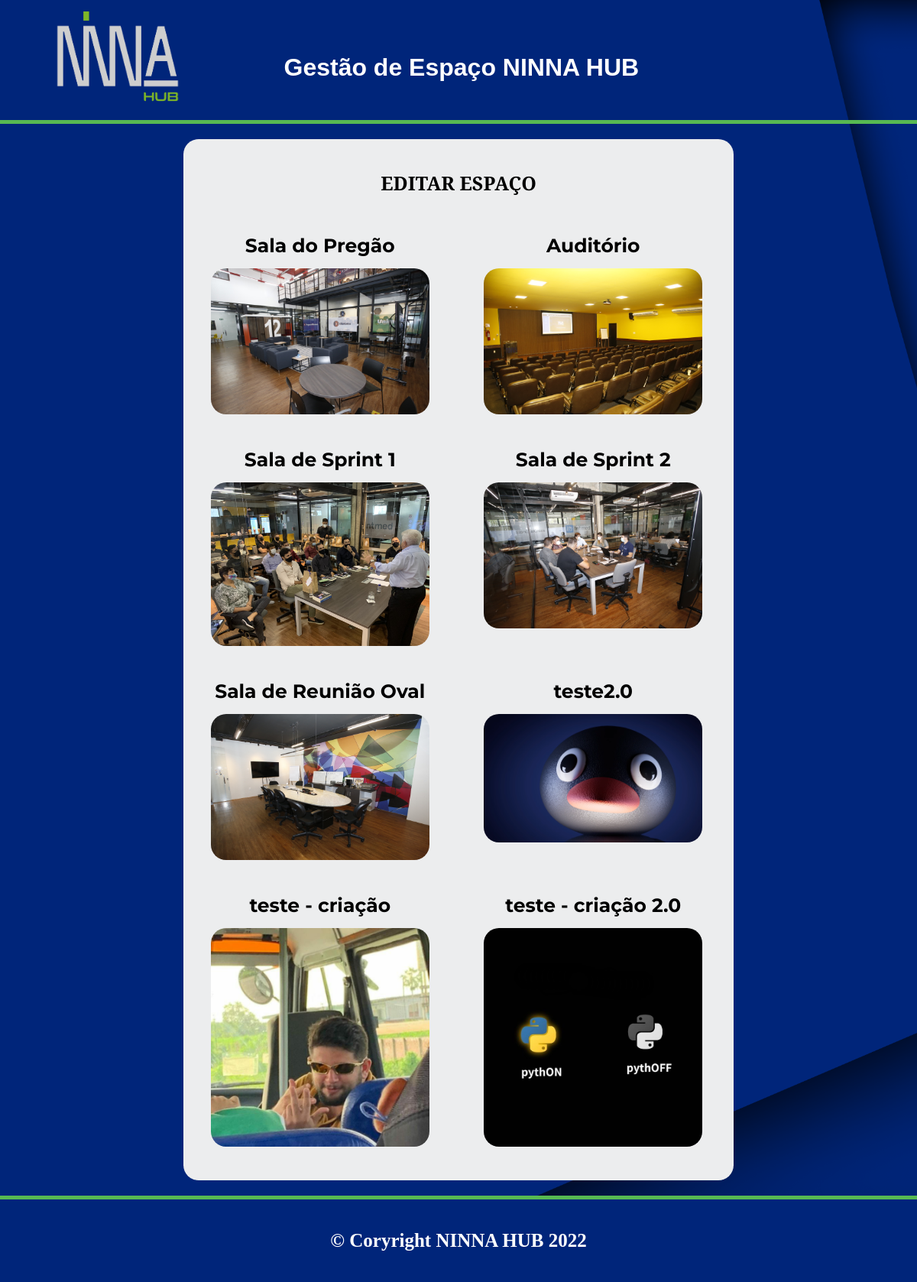
Page /editar_espaco/ on the committed database.
### registro/models.py (models this page shows, shortened)
class Espacos(models.Model):
    nome = models.CharField(max_length=30)
    descricao = models.TextField(max_length=1000)
    imagem1 = models.ImageField(upload_to='fotos/espacos/imagem1', blank=True)
    imagem2 = models.ImageField(upload_to='fotos/espacos/imagem2', blank=True)
    imagem3 = models.ImageField(upload_to='fotos/espacos/imagem3', blank=True)
    imagem4 = models.ImageField(upload_to='fotos/espacos/imagem4', blank=True)

### registro/views.py (the view)
# urls.py: path('editar_espaco/', views.editar_espaco, name='editar_espaco'),
def editar_espaco(request):
    espaco = Espacos.objects.all()
    espacos_a_exibir = {
        'espacos' : espaco
    }
    return render(request, 'espacos/editar_espaco.html', espacos_a_exibir)

### registro/templates/espacos/editar_espaco.html (shortened to what this page needs)
{% extends 'base.html' %}
{% load static %}
{% block 'head' %}
  <link rel="stylesheet" href="{% static 'registro/css/home.css' %}" />
{% endblock %}
{% block 'body' %}
  <header>
    <img src="{% static 'registro/img/NINNA CINZA.png' %}" alt="" />
    <h1>Gestão de Espaço NINNA HUB</h1>
  </header>
  <main>
    <div class="div-branca">
      <h4>Editar Espaço</h4>
      <div class="mae-espacos">
        {% if espacos %}
        {% for espaco in espacos %}
            <div class="espacos">
                <a href="{% url 'editar_espaco_id' espaco.id %}">
                  <p>{{ espaco.nome }}</p>
                  <img src="{{ espaco.imagem1.url }}" alt="">
                </a>
            </div>
        {% endfor %}
        {% endif %}
      </div>
  </div>
  </main>
  <footer>
    <p>&copy; Coryright NINNA HUB 2022</p>
  </footer>
{% endblock %}

### templates/static/registro/css/home.css (style rules this page uses)
* { margin: 0; padding: 0; }
body { background: url(../img/background.png) center center / cover; }
header { display: flex; justify-content: space-around; padding-bottom: 20px; border-bottom: 5px solid #57B952; }
header img { width: 15%; padding-top: 10px; }
header h1 { padding-top: 70px; padding-right: 300px; color: white; font-family: 'Oswald', sans-serif; font-weight: bold; }
.div-branca { background: #ECEDEE; width: 60%; margin: 0 auto; margin-top: 20px; margin-bottom: 20px; border-radius: 20px; padding-bottom: 10px; }
.mae-espacos { display: flex; flex-wrap: wrap; justify-content: space-around; padding-right: 5px; }
.mae-espacos a { text-decoration: none; color: black; text-align: center; font-family: 'Kanit', sans-serif; }
.espacos { display: flex; flex-wrap: wrap; width: 40%; justify-content: center; margin: 10px; margin-bottom: 30px; }
.espacos p { font-size: 25px; margin-bottom: 5px; font-weight: bold; padding-bottom: 10px; font-family: 'Montserrat', sans-serif; color: black; }
main h4 { text-align: center; font-size: 25px; padding-top: 40px; padding-bottom: 40px; text-transform: uppercase; font-family: 'Cormorant SC', serif; color: black ; font-weight: bold; }
.espacos img { width: 100%; text-align: center; border-radius: 20px; }
footer { background: #00257A; border-top: 5px solid #57B952; color: white; padding: 40px; text-align: center; font-size: 25px; font-weight: bold; }

### rows in the picture
Espacos: nome "Sala do Pregão", imagem1 (picture)
Espacos: nome "Auditório", imagem1 (picture)
Espacos: nome "Sala de Sprint 1", imagem1 (picture)
Espacos: nome "Sala de Sprint 2", imagem1 (picture)
Espacos: nome "Sala de Reunião Oval", imagem1 (picture)
Espacos: nome "teste2.0", imagem1 (picture)
Espacos: nome "teste - criação", imagem1 (picture)
Espacos: nome "teste - criação 2.0", imagem1 (picture)
